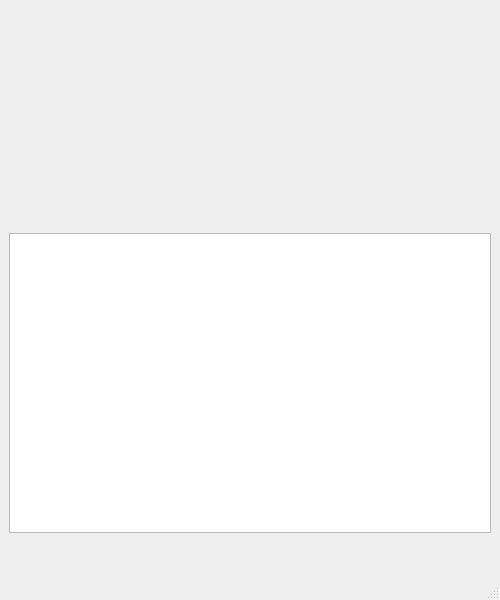
<?xml version="1.0" encoding="UTF-8"?>
<ui version="4.0">
 <class>InfoWindow</class>
 <widget class="QMainWindow" name="InfoWindow">
  <property name="geometry">
   <rect>
    <x>0</x>
    <y>0</y>
    <width>500</width>
    <height>600</height>
   </rect>
  </property>
  <property name="windowTitle">
   <string>MainWindow</string>
  </property>
  <widget class="QWidget" name="centralwidget">
   <layout class="QGridLayout" name="gridLayout">
    <item row="0" column="0">
     <layout class="QVBoxLayout" name="verticalLayout_2">
      <item>
       <layout class="QHBoxLayout" name="horizontalLayout_3">
        <item alignment="Qt::AlignHCenter">
         <widget class="QLabel" name="imgFrame">
          <property name="maximumSize">
           <size>
            <width>16777215</width>
            <height>300</height>
           </size>
          </property>
          <property name="text">
           <string/>
          </property>
         </widget>
        </item>
       </layout>
      </item>
      <item>
       <widget class="QTextEdit" name="txtSummary">
        <property name="maximumSize">
         <size>
          <width>16777215</width>
          <height>300</height>
         </size>
        </property>
       </widget>
      </item>
      <item>
       <layout class="QHBoxLayout" name="horizontalLayout">
        <item>
         <widget class="QLabel" name="lblRate">
          <property name="maximumSize">
           <size>
            <width>16777215</width>
            <height>30</height>
           </size>
          </property>
          <property name="text">
           <string/>
          </property>
         </widget>
        </item>
        <item>
         <widget class="QLabel" name="lblTime">
          <property name="maximumSize">
           <size>
            <width>16777215</width>
            <height>30</height>
           </size>
          </property>
          <property name="text">
           <string/>
          </property>
         </widget>
        </item>
       </layout>
      </item>
     </layout>
    </item>
   </layout>
  </widget>
  <widget class="QMenuBar" name="menubar">
   <property name="geometry">
    <rect>
     <x>0</x>
     <y>0</y>
     <width>500</width>
     <height>19</height>
    </rect>
   </property>
  </widget>
  <widget class="QStatusBar" name="statusbar"/>
 </widget>
 <resources/>
 <connections/>
</ui>
